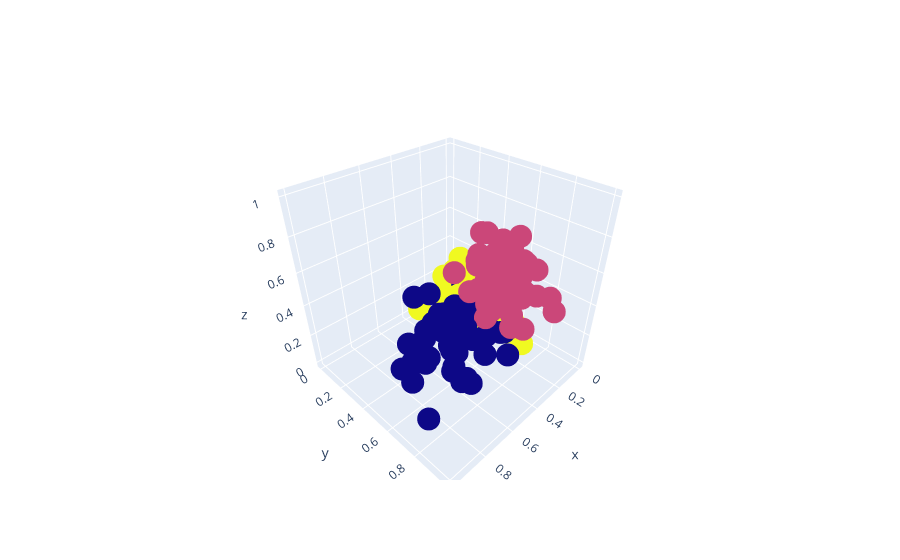

Notebook code cell kept with this figure:
### Code cell
fig = go.Figure()

fig.add_trace(go.Scatter3d(x = df['Color_Intensity'], 
                         y=df['Alcohol'],
                         z=df['Proline'],
                         mode = 'markers',
                         marker = dict(color = grouper.labels_.astype(np.float)),
                         text = labels))
fig.show()

### Figure 1 — Plotly figure (JSON) as saved in the notebook; plotly's stock layout.template omitted (floating-point values rounded to 4 significant figures; data arrays with more than 128 entries replaced by an {"elided": "..."} marker saying what was removed)
{"data": [{"marker": {"color": {"elided": "178 int values"}}, "mode": "markers", "text": {"elided": "178 int values"}, "type": "scatter3d", "x": {"elided": "178 float values"}, "y": {"elided": "178 float values"}, "z": {"elided": "178 float values"}}], "layout": {}}
